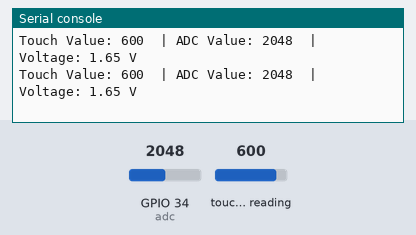
A program run on a simulated ESP32 board running MicroPython. Parts: the last lines printed to the serial console. The inputs (shaded band) are chosen by the test bench; at power-on: touch-pad reading 600, GPIO 34 (adc) = 2048 (analog values on the 0–4095 scale).

Above: at 1.2 s.
1.3 s: touch-pad reading set to 63
At 1.9 s:
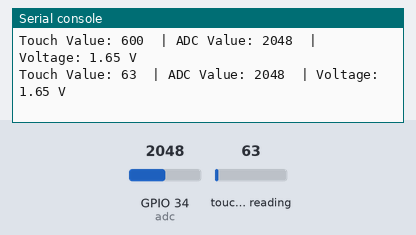
2.8 s: GPIO 34 (adc) set to 2866
At 3.4 s:
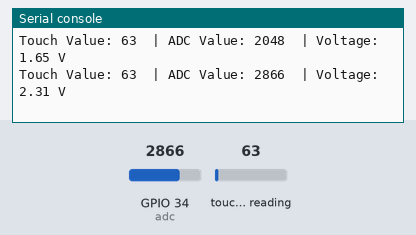
4.3 s: touch-pad reading set to 212
At 4.9 s:
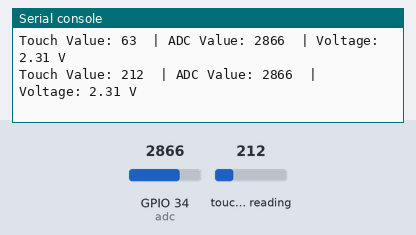
5.8 s: GPIO 34 (adc) set to 3603
At 6.4 s:
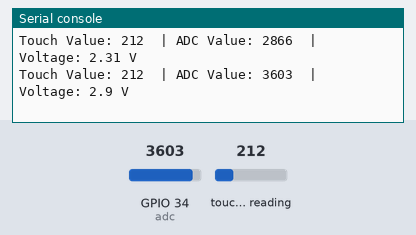
Timing chart, 0 to 8.3 s (numbered marks = the images above; inputs shaded):
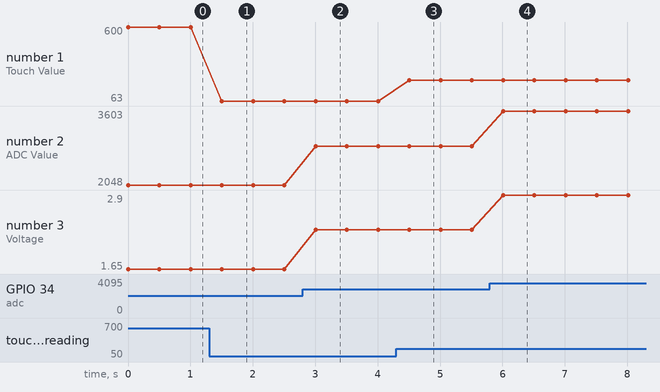

Measured:
- after the input at 1.3 s, the serial console: prints a new line after 0.20 s (image 1)
- after the input at 2.8 s, the serial console: prints a new line after 0.21 s (image 2)
- after the input at 4.3 s, the serial console: prints a new line after 0.21 s (image 3)
- after the input at 5.8 s, the serial console: prints a new line after 0.21 s (image 4)
- plotted number 1: 600 → 63 after the input at 1.3 s, 63 → 212 after the input at 4.3 s
- plotted number 2: 2048 → 2866 after the input at 2.8 s, 2866 → 3603 after the input at 5.8 s
- plotted number 3: 1.65 → 2.31 after the input at 2.8 s, 2.31 → 2.9 after the input at 5.8 s

The program:

touch_sense.py
```python
from machine import Pin, ADC, TouchPad
import time

# --- Initialize Touch Sensor on GPIO 4 ---
touch = TouchPad(Pin(4))

# --- Initialize ADC on GPIO 34 ---
adc = ADC(Pin(34))
adc.atten(ADC.ATTN_11DB)   # full 0–3.3V range
adc.width(ADC.WIDTH_12BIT) # 12-bit resolution (0–4095)

print("Touch + ADC Demo (No external sensor)\n")

while True:
    # Read values
    touch_val = touch.read()
    adc_val = adc.read()
    voltage = (adc_val / 4095) * 3.3

    # Print results
    print("Touch Value:", touch_val, " | ADC Value:", adc_val, " | Voltage:", round(voltage, 2), "V")
    time.sleep(0.5)
```
